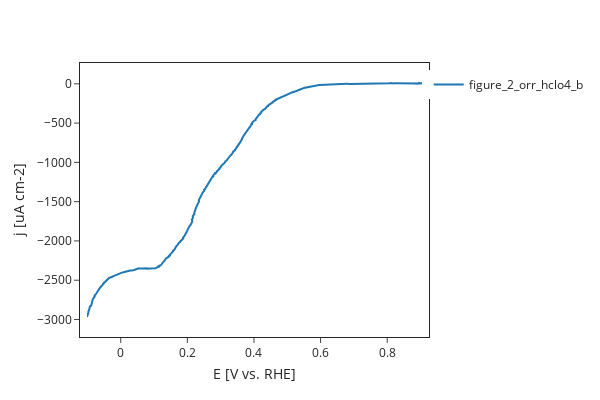

Source (notebook cell):
### Markdown cell above
# Unitpackage usage

The [unitpackage](https://echemdb.github.io/unitpackage/) can be used to explore the data in the data folder for further data evaluation or retrieving system specific information.

### Code cell
from unitpackage.cv.cv_collection import CVCollection
from unitpackage.local import collect_datapackages

db = CVCollection(collect_datapackages('../data/'))
db['figure_2_orr_hclo4_b'].plot()

### Figure 1 — Plotly figure (JSON) as saved in the notebook; plotly's stock layout.template omitted (floating-point values rounded to 4 significant figures; data arrays with more than 128 entries replaced by an {"elided": "..."} marker saying what was removed)
{"data": [{"mode": "lines", "name": "figure_2_orr_hclo4_b", "type": "scatter", "x": {"elided": "1120 float values"}, "y": {"elided": "1120 float values"}}], "layout": {"autosize": true, "height": 400, "margin": {"b": 70, "l": 70, "pad": 7, "r": 70, "t": 70}, "showlegend": true, "width": 600, "xaxis": {"mirror": true, "showline": true, "title": {"text": "E [V vs. RHE]"}}, "yaxis": {"mirror": true, "showline": true, "title": {"text": "j [uA cm-2]"}}}}
